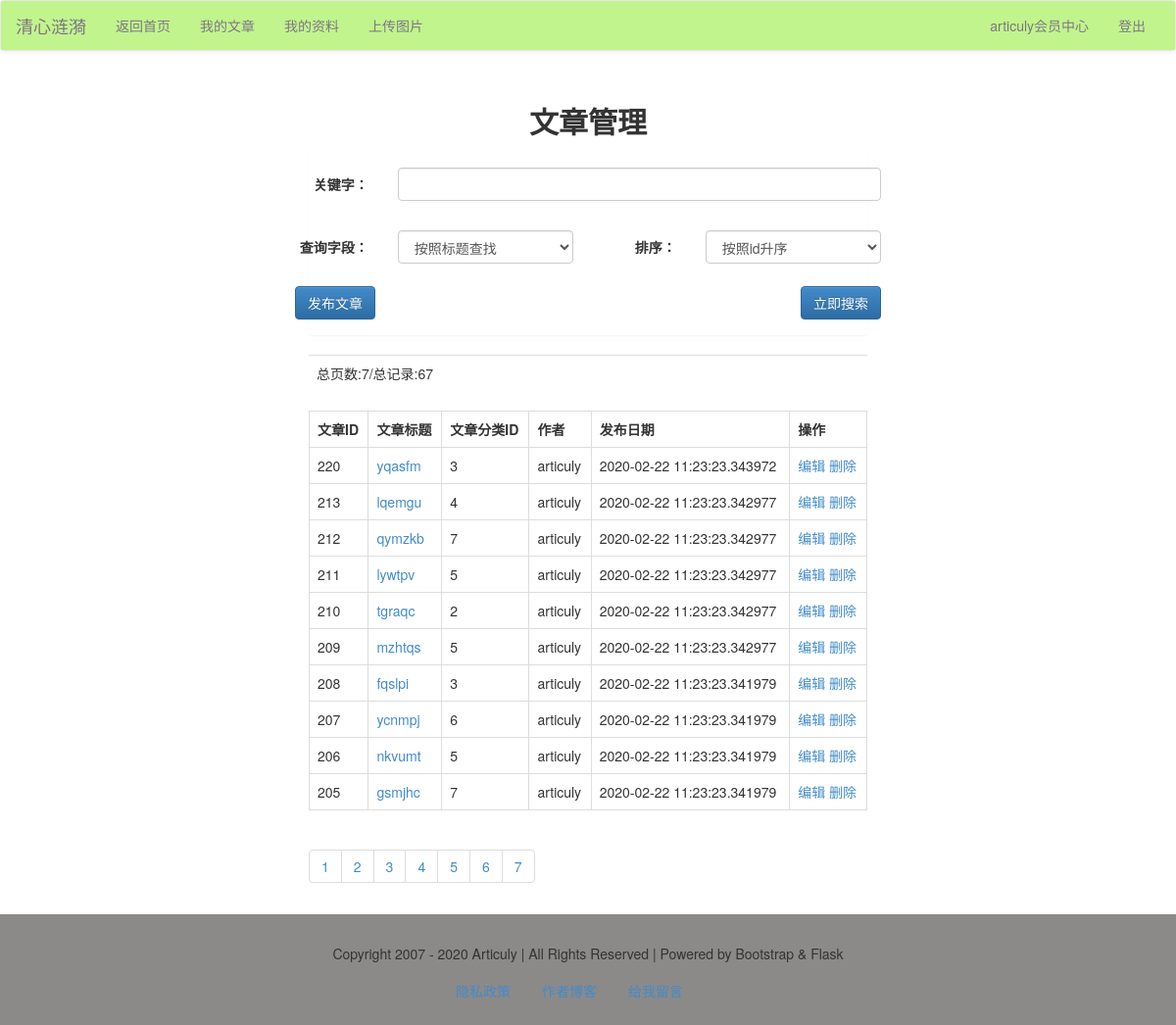
Before: /member/article/list/ (signed in) with the older database file.
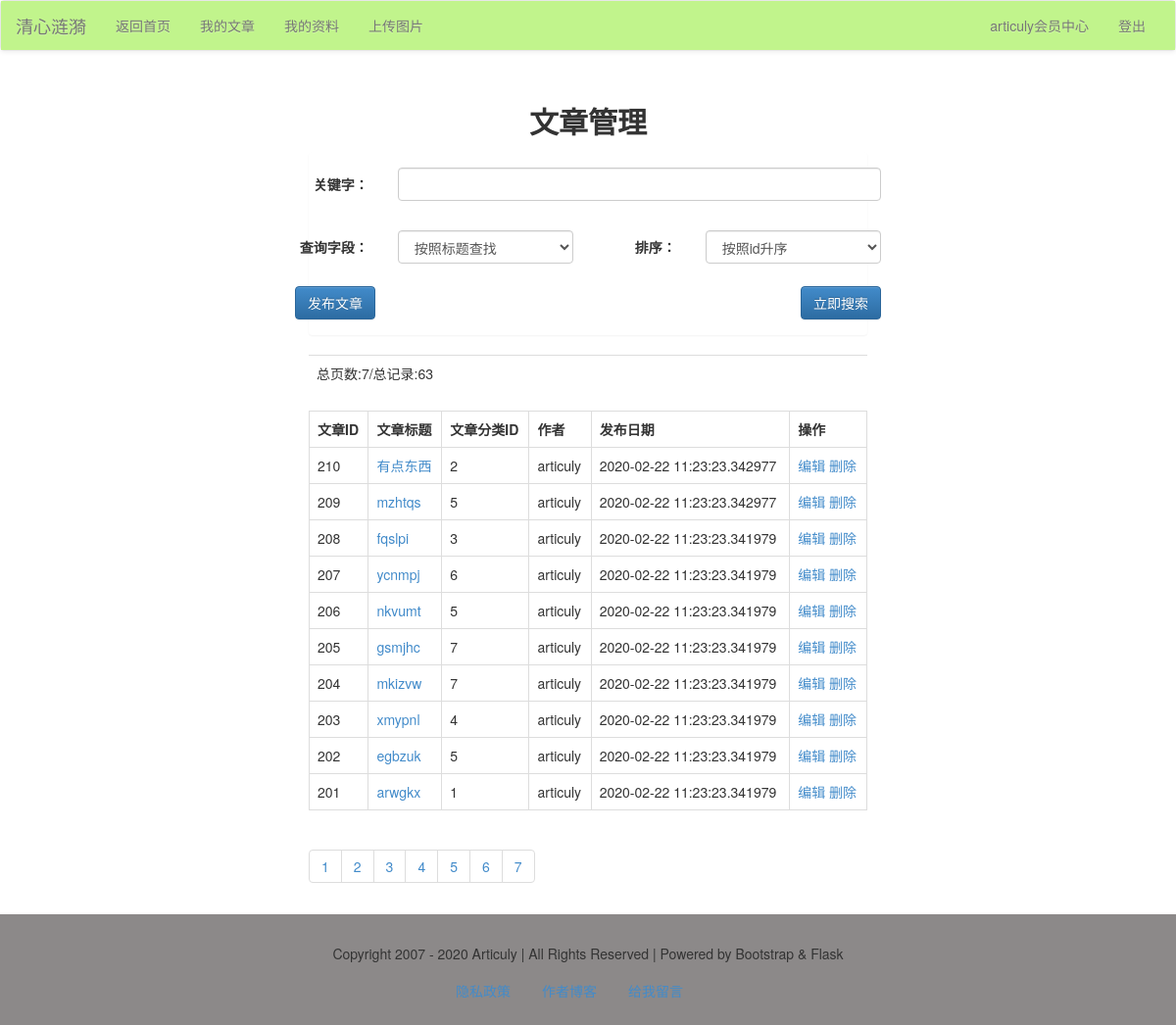
After: the same page with the newer database file.
### models.py (models this page shows)
class Article(db.Model):
    id = db.Column(db.Integer, primary_key=True)
    title = db.Column(db.String)
    thumb = db.Column(db.String)
    intro = db.Column(db.String)
    author = db.Column(db.String)
    content = db.Column(db.Text)
    is_recommend = db.Column(db.Integer)
    pubdate = db.Column(db.DateTime, default=datetime.now)
    cate_id = db.Column(db.Integer, db.ForeignKey('category.cate_id'))
    comment = db.relationship('Comment')

### member/articles.py (the view)
@member_app.route("/article/list/", methods=['get', 'post'])
def article_list():
    form = ArticleSearchForm()
    q = request.args.get('q')
    page = request.args.get('page', 1)
    if q is not None:
        form_field = request.args.get('field')
        form_order = request.args.get('order')
        if form_field == 'title':
            condition = Article.title.like('%%%s%%' % q)
        else:
            condition = Article.content.like('%%%s%%' % q)
        if form_order == '1':
            order = Article.id.asc()
        else:
            order = Article.id.desc()
        res = Article.query.filter(Article.author == session['user']).filter(condition).order_by(order).paginate(
            int(page), 10)
        articles = res.items
        pageList = res.iter_pages()
        total = res.total
        pages = res.pages
        return render_template('member/article/article_list.html', articles=articles, pageList=pageList, total=total,
                               pages=pages, form=form, q=q, field=form_field, order=form_order)
    else:
        res = Article.query.filter(Article.author == session['user']).order_by(Article.id.desc()).paginate(
            int(page), 10)
        articles = res.items
        pageList = res.iter_pages()
        total = res.total
        pages = res.pages
        return render_template("member/article/article_list.html", articles=articles, pageList=pageList, total=total,
                               pages=pages, form=form)

### forms/article_form.py
class ArticleSearchForm(FlaskForm):
    q = StringField('关键字：',
                    validators=[DataRequired()],
                    render_kw={'class': 'form-control'})
    field = SelectField('查询字段：',
                        choices=[('title', '按照标题查找'), ('content', '按照内容查找')],
                        render_kw={'class': 'form-control'})
    order = SelectField('排序：', choices=[('1', '按照id升序'), ('2', '按照id降序')],
                        render_kw={'class': 'form-control'})

### app.py (called while the page is built)
@app.context_processor
def account():
    username = session.get('user')
    return {'username': username}

@app.context_processor
def getCateList():
    cates = Category.query.all()
    return {'cates': cates}

### libs.py (called while the page is built)
def login_required(func):
    @wraps(func)
    def decorator_nest(*args, **kwargs):
        if not 'user' in session:
            return redirect(url_for('login'))
        else:
            print(func)
            return func(*args, **kwargs)
    return decorator_nest

### member/member_app.py (called while the page is built)
@member_app.before_request
@login_required
def is_login():
    print(session['user'])

### templates/member/article/article_list.html (shortened to what the changed rows need)
{% extends "member/member_base.html" %}
{% block content %}
    <div class="container-fluid">
        <div class="row">
            <div class="main col-lg-6 col-lg-offset-3 col-md-8 col-md-offset-2 col-sm-10 col-sm-offset-1 col-xs-12">
                <h2 class="text-center"><b>文章管理</b></h2>
                <table class="table">
                    <tr>
                        <td>总页数:{{ pages }}/总记录:{{ total }}</td>
                    </tr>
                </table>
                <table class="table table-bordered">
                    <tr>
                        <th>文章ID</th>
                        <th>文章标题</th>
                        <th>文章分类ID</th>
                        <th>作者</th>
                        <th>发布日期</th>
                        <th>操作</th>
                    </tr>
                    {% for article in articles %}
                        <tr>
                            <td>{{ article.id }}</td>
                            <td>
                                <a href="{{ url_for("article_app.view", article_id=article.id) }}">{{ article.title }}</a>
                            </td>
                            <td>{{ article.cate_id }}</td>
                            <td>{{ article.author }}</td>
                            <td>{{ article.pubdate }}</td>
                            <td>
                                <a href="{{ url_for("member_app.article_edit", article_id=article.id) }}"
                                   target="_blank">编辑</a>
                                <a href="{{ url_for("member_app.article_delete", article_id=article.id) }}">删除</a>
                            </td>
                        </tr>
                    {% endfor %}
                </table>
                <ul class="pagination">
                    {% for page in pageList %}
                        {% if page!=None %}
                            {% if q==None %}
                                <li><a href="?page={{ page }}">{{ page }}</a></li>
                            {% else %}
                                <li>
                                    <a href="?page={{ page }}&q={{ q }}&field={{ field }}&order={{ order }}">{{ page }}</a>
                                </li>
                            {% endif %}
                        {% else %}
                            <li><a href="#">...</a></li>
                        {% endif %}
                    {% endfor %}
                </ul>
            </div>
        </div>
    </div>
{% endblock %}

Changed rows visible on the page:
removed Article: id "220", title "yqasfm", cate_id "3", author "articuly", pubdate "2020-02-22 11:23:23.343972"
removed Article: id "213", title "lqemgu", cate_id "4", author "articuly", pubdate "2020-02-22 11:23:23.342977"
removed Article: id "212", title "qymzkb", cate_id "7", author "articuly", pubdate "2020-02-22 11:23:23.342977"
removed Article: id "211", title "lywtpv", cate_id "5", author "articuly", pubdate "2020-02-22 11:23:23.342977"
changed Article id 210: title "tgraqc" → "有点东西"
now on this page (row unchanged): Article: id "204", title "mkizvw", cate_id "7", author "articuly", pubdate "2020-02-22 11:23:23.341979"
now on this page (row unchanged): Article: id "203", title "xmypnl", cate_id "4", author "articuly", pubdate "2020-02-22 11:23:23.341979"
now on this page (row unchanged): Article: id "202", title "egbzuk", cate_id "5", author "articuly", pubdate "2020-02-22 11:23:23.341979"
now on this page (row unchanged): Article: id "201", title "arwgkx", cate_id "1", author "articuly", pubdate "2020-02-22 11:23:23.341979"
Other visible differences:
{{ total }}: "67" → "63"
